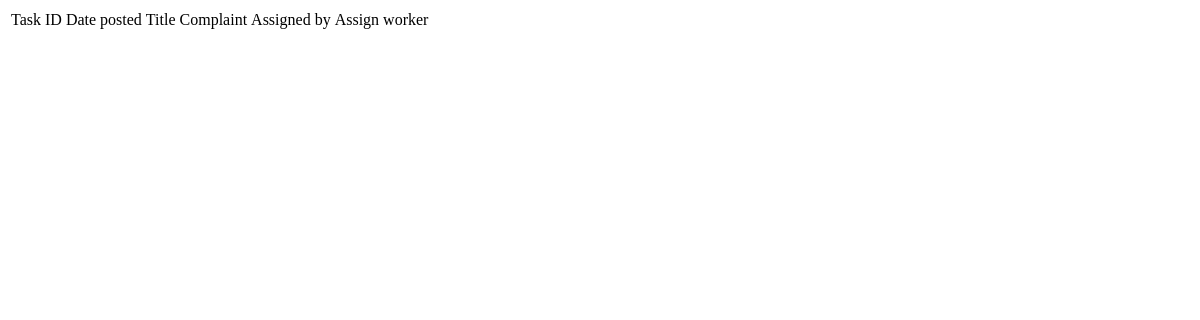
Page /adminpage (signed in) on the earlier database version.
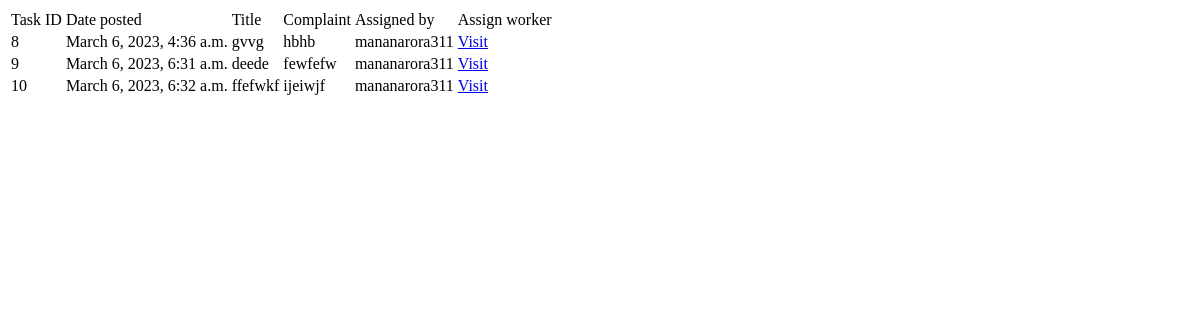
Same page on the later database version.
### home/models.py (models this page shows, shortened)
class TaskHistory(models.Model):
     title = models.CharField(max_length=100)
     complaint = models.TextField() #unrestricted text
     date_posted=models.DateTimeField(default=timezone.now)#(auto_now=True)#updated date post everytime post is updated
     assignedby = models.ForeignKey(UserProfile, on_delete=models.CASCADE)  #IF USER IS DELETED POSTS ARE DELETED
     assigned=models.ForeignKey(WorkerProfile,on_delete=models.CASCADE,null =True,default=None)
     profession=models.CharField(max_length=100)
     status=models.CharField(default = "PENDING", max_length = 50)
     Comments = models.TextField(blank=True,default = None)

### user/models.py (models this page shows, shortened)
class UserProfile(models.Model):
    user = models.OneToOneField(CustomUser,null =True, on_delete=models.SET_NULL)
    image=models.ImageField(default='default.jpg',upload_to='profile_pics')  #images will get saved in directory called profile_pics
    phone_no= models.CharField(default='0000',max_length=50)
    address = models.TextField(default = '0000')

class CustomUser(AbstractUser):
    email = models.EmailField(verbose_name="Email", null=True, unique=True, max_length=100)
    USERNAME_FIELD = "email" # make the user log in with the email
    REQUIRED_FIELDS = ["username"]
    objects = CustomUserManager()

### home/decorators.py (the view)
    def wrapper_func(request, *args, **kwargs):
        if request.user.is_staff or request.user.is_superuser:
            return view_func(request, *args, *kwargs)
        else:
            return redirect('history')

### home/views.py (called while the page is built)
@admin_only
def adminpage(request):
    tasks = TaskHistory.objects.filter(status = 'PENDING').order_by('date_posted')
    context = {
        'tasks' : tasks,
    }
    return render(request, "home/adminpage.html", context)

### home/templates/home/adminpage.html (shortened to what this page needs)
<!DOCTYPE html>
<html lang="en">
<head>
</head>
<body>
    <table>
        <tr>
            <td>Task ID</td>
            <td>Date posted</td>
            <td>Title</td>
            <td>Complaint</td>
            <td>Assigned by</td>
            <td>Assign worker</td>
        </tr>
        {% for t in tasks %}
        <tr>
        <td>{{ t.id }}</td>
        <td>{{ t.date_posted }}</td>
        <td>{{ t.title }}</td>
        <td>{{ t.complaint }}</td>
        <td>{{ t.assignedby.user.username }}</td>
        <td><a href="{% url 'taskpage' t.id %}">Visit</a></td>
        </tr>
        {% endfor %}
    </table>
</body>
</html>

Differences in the rows shown:
added TaskHistory: id "8", date_posted "March 6, 2023, 4:36 a.m.", title "gvvg", complaint "hbhb", assignedby.user.username "mananarora311"
added TaskHistory: id "9", date_posted "March 6, 2023, 6:31 a.m.", title "deede", complaint "fewfefw", assignedby.user.username "mananarora311"
added TaskHistory: id "10", date_posted "March 6, 2023, 6:32 a.m.", title "ffefwkf", complaint "ijeiwjf", assignedby.user.username "mananarora311"
